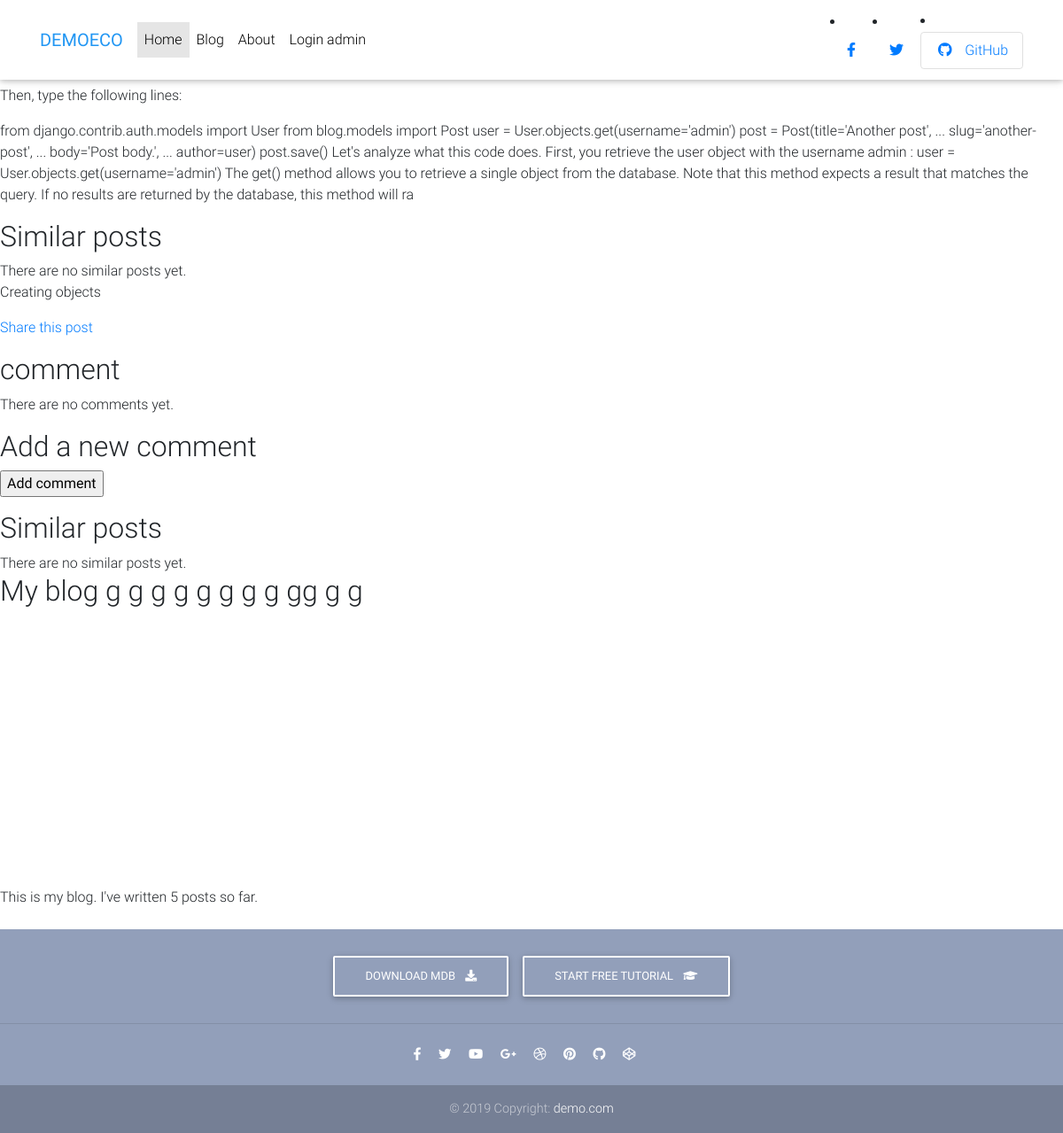
The app's page /blog/2/ with its own data.
### blog/models.py (models this page shows, shortened)
class Post(models.Model):
    tags = TaggableManager()
    objects = models.Manager()  # The default manager.
    published = PublishedManager()  # Our custom manager.
    STATUS_CHOICES = (
        ('draft', 'Draft'),
        ('published', 'Published'),
    )
    title = models.CharField(max_length=250)
    slug = models.SlugField(max_length=250,
                            unique_for_date='publish')
    author = models.ForeignKey(User,
                               on_delete=models.CASCADE,
                               related_name='blog_posts')
    body = models.TextField()
    publish = models.DateTimeField(default=timezone.now)
    created = models.DateTimeField(auto_now_add=True)
    updated = models.DateTimeField(auto_now=True)
    status = models.CharField(max_length=10,
                              choices=STATUS_CHOICES,
                              default='draft')
    class Meta:
        ordering = ('-publish',)
    def get_absolute_url(self):
        return reverse('post-detail', kwargs={'pk': self.pk})

### blog/views.py (the view)
# urls.py: path('blog/<int:pk>/', PostDetailView.as_view(), name='post-detail'),
class PostDetailView(DetailView):
    model = Post

### blog/models.py (called while the page is built)
    def get_queryset(self):
        return super(PublishedManager,
                     self).get_queryset()\
            .filter(status='published')

### blog/templatetags/blog_tags.py (called while the page is built)
@register.filter(name='markdown')
def markdown_fromat(text):
    return mark_safe(markdown.markdown(text))

@register.simple_tag
def total_posts():
    return Post.published.count()

@register.inclusion_tag('latest_posts.html')
def show_latest_posts(count=3):
    latest_posts = Post.published.order_by('-publish')[:count]
    return {'latest_posts': latest_posts}

### templates/blog/post_detail.html (shortened to what this page needs)
{% extends "base.html" %}
{% load blog_tags %}
{% block content %}
<h1>{{ post.title }}</h1>
<p class="date">
</p>
{{ post.body|markdown }}
<h2>Similar posts</h2>
{% for post in similar_posts %}
<p>
<a href="{{ post.get_absolute_url }}">{{ post.title }}</a>
</p>
{% empty %}
There are no similar posts yet.
{% endfor %}
{{ post.title|linebreaks }}
<p>
    <a href="{% url "post_share" post.id %}">
    Share this post
    </a>
    </p>
{% with comments.count as total_comments %}
   <h2>
      {{ total_comments }} comment{{ total_comments|pluralize }}
   </h2>
{% endwith %}
{% for comment in comments %}
    <div class="comment">
        <p class="info">
            Comment {{ forloop.counter }} by {{ comment.name }}
            {{ comment.created }}
        </p>
        {{ comment.body|linebreaks }}
    </div>
{% empty %}
      <p>There are no comments yet.</p>
{% endfor %}
{% if new_comment %}
<h2>Your comment has been added.</h2>
{% else %}
<h2>Add a new comment</h2>
<form method="post">
<p><input type="submit" value="Add comment"></p>
</form>
<h2>Similar posts</h2>
{% for post in similar_posts %}
<p>
<a href="{{ post.get_absolute_url }}">{{ post.title }}</a>
</p>
{% empty %}
There are no similar posts yet.
{% endfor %}
{% endif %}
{% endblock %}

### templates/head.html (style rules this page uses)
html, body, header, .carousel { height: 60vh; }

### records on screen
Post: body "Then, type the following lines: from django.contrib.auth.models import User from blog.models import Post user = User.objects.get(username='admin') post = Post(title='Another post', ... slug='another-post', ... body='Post body.', ... author=user) post.save() Let's analyze what this code does. First, you retrieve the user object with the username admin : user = User.objects.get(username='admin') The get() method allows you to retrieve a single object from the database. Note that this method expects a result that matches the query. If no results are returned by the database, this method will ra", title "Creating objects"
